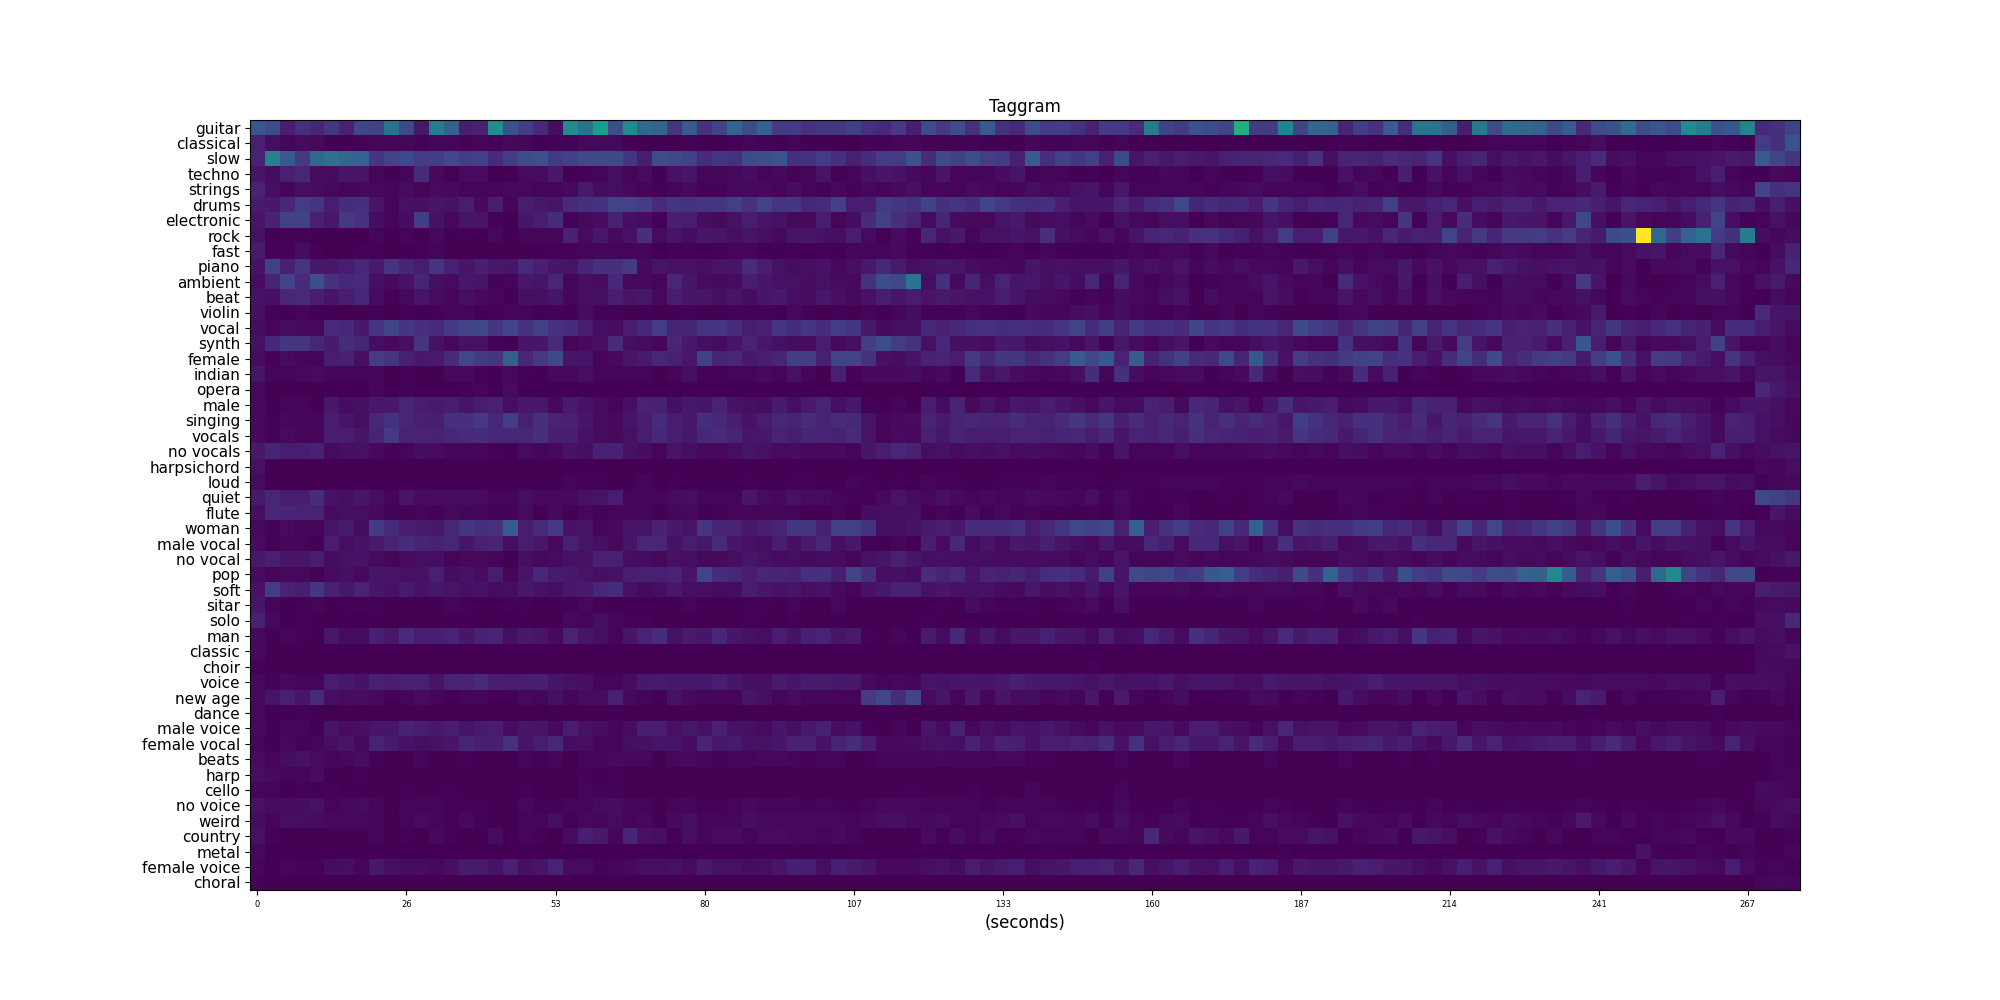

This chart was generated by the following Python code:
import os
import torch
import torchaudio
import numpy as np
import matplotlib.pyplot as plt
from data import get_dataset
from model import load_encoder
from scripts.datasets.resample import resample
from utils import parse_args, download_yt

if __name__ == "__main__":
    args = parse_args("./config/config.yaml")

    if args.audio_url is None:
        raise Exception("args.audio_url is not provided (link to YouTube video)")

    args.world_size = 1
    args.supervised = 0
    args.device = torch.device("cuda:0" if torch.cuda.is_available() else "cpu")

    # data loaders
    (
        train_loader,
        train_dataset,
        val_loader,
        val_dataset,
        test_loader,
        test_dataset,
    ) = get_dataset(args, pretrain=True, download=args.download)

    # load pre-trained encoder
    encoder = load_encoder(args, reload=True)
    encoder.eval()
    encoder = encoder.to(args.device)

    model = None
    if not args.supervised:
        finetuned_head = torch.nn.Sequential(
            torch.nn.Linear(args.n_features, args.n_classes)
        )

        finetuned_head.load_state_dict(
            torch.load(
                os.path.join(
                    args.finetune_model_path,
                    f"finetuner_checkpoint_{args.finetune_epoch_num}.pt",
                )
            )
        )
        finetuned_head = finetuned_head.to(args.device)

    tmp_input_file = "yt.mp3"
    args.current_epoch = 0

    print("Downloading and converting YouTube video...")
    download_yt(args.audio_url, tmp_input_file, args.sample_rate)

    conv_fn = f"{tmp_input_file}_{args.sample_rate}"
    resample(tmp_input_file, conv_fn, args.sample_rate)

    yt_audio = train_dataset.get_audio(conv_fn)
    yt_audio = torch.from_numpy(yt_audio).reshape(1, -1)  # numpy to torch tensor

    # to mono
    yt_audio = yt_audio.mean(axis=0).reshape(1, -1)

    # split into equally sized tensors of args.audio_length
    chunks = torch.split(yt_audio, args.audio_length, dim=1)
    chunks = chunks[
        :-1
    ]  # remove last one, since it's not a complete segment of audio_length

    print("Starting inference...")
    with torch.no_grad():
        taggram = []
        for idx, x in enumerate(chunks):
            x = x.to(args.device)

            # normalise
            if train_dataset.mean:
                x = train_dataset.normalise_audio(x)

            # add batch dim
            x = x.unsqueeze(0)
            h = encoder(x)

            output = finetuned_head(h)
            output = torch.nn.functional.softmax(output, dim=1)
            output = output.squeeze(0)  # remove batch dim
            taggram.append(output.cpu().detach().numpy())

    taggram = np.array(taggram)

    ## global figure settings
    plt.rcParams["figure.figsize"] = (20, 10)  # set size of the figures
    fontsize = 12  # set figures font size
    in_length = yt_audio.shape[1] / args.sample_rate

    ## figure
    fig, ax = plt.subplots()
    ax.title.set_text("Taggram")
    ax.title.set_fontsize(fontsize)
    ax.set_xlabel("(seconds)", fontsize=fontsize)

    ## y-axis
    tags = train_dataset.tags
    y_pos = np.arange(len(tags))
    ax.set_yticks(y_pos)
    ax.set_yticklabels(tags, fontsize=fontsize - 1)

    ## x-axis
    x_pos = np.arange(0, taggram.shape[0], 10)
    ax.set_xticks(x_pos)
    x_label = [int(x * (args.audio_length / args.sample_rate)) for x in x_pos]
    ax.set_xticklabels(x_label, fontsize=fontsize)

    plt.imshow(taggram.T, interpolation=None, aspect="auto")
    plt.tight_layout()
    plt.savefig("taggram.png")
    print("Saving taggram in taggram.png...")
    plt.show()
